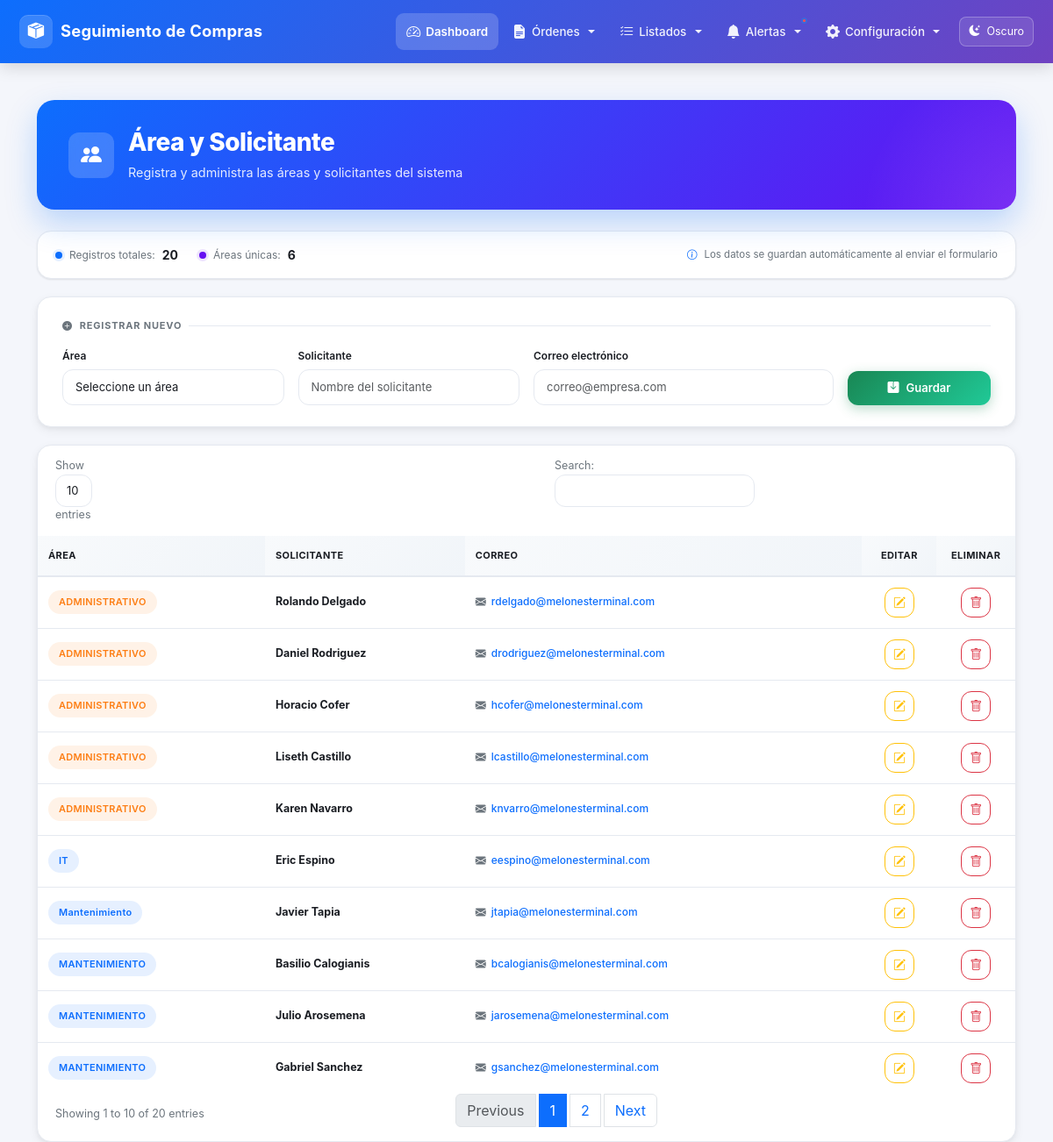
Screenshot of /seguimiento/view/area_solicitante.php (signed in) with the database file from the repository.
### tables this page shows
CREATE TABLE `area_solicitante` (
  `id` int(11) NOT NULL,
  `area` varchar(100) NOT NULL,
  `solicitante` varchar(100) NOT NULL,
  `correo` varchar(100) NOT NULL
);

### seguimiento/view/area_solicitante.php (the view, shortened to what this page needs)
<?php
include '../php/conexion.php';
include '../includes/navbar.php';
$total_registros = 0;
$r = $con->query("SELECT COUNT(*) AS total FROM area_solicitante");
if ($r) $total_registros = (int)($r->fetch_assoc()['total'] ?? 0);
$total_areas = 0;
$r = $con->query("SELECT COUNT(DISTINCT area) AS total FROM area_solicitante");
if ($r) $total_areas = (int)($r->fetch_assoc()['total'] ?? 0);
?>
<div class="container main-content mt-4">
    <div class="page-header animate-in">
        <div class="d-flex align-items-center gap-3">
            <div class="header-icon">
                <i class="bi bi-people-fill"></i>
            </div>
            <div>
                <h2>Área y Solicitante</h2>
                <p class="subtitle mb-0">
                    Registra y administra las áreas y solicitantes del sistema
                </p>
            </div>
        </div>
    </div>
    <div class="action-bar animate-in delay-1">
        <div class="stats">
            <div class="stat-item">
                <span class="stat-dot"></span>
                <span>Registros totales:</span>
                <strong><?= $total_registros ?></strong>
            </div>
            <div class="stat-item">
                <span class="stat-dot purple"></span>
                <span>Áreas únicas:</span>
                <strong><?= $total_areas ?></strong>
            </div>
        </div>
        <div class="stat-item" style="font-size: 11.5px;">
            <i class="bi bi-info-circle text-primary"></i>
            <span>Los datos se guardan automáticamente al enviar el formulario</span>
        </div>
    </div>
    <div class="form-card animate-in delay-2">
        <div class="form-card-title">
            <i class="bi bi-plus-circle-fill"></i> Registrar nuevo
        </div>
        <form method="POST">
            <div class="row g-3 align-items-end">
                <div class="col-md-3">
                    <label class="form-label">Área</label>
                    <select name="area" class="form-select" required>
                        <option value="">Seleccione un área</option>
                    </select>
                </div>
                <div class="col-md-3">
                    <label class="form-label">Solicitante</label>
                    <input type="text" name="solicitante" class="form-control"
                           placeholder="Nombre del solicitante" required>
                </div>
                <div class="col-md-4">
                    <label class="form-label">Correo electrónico</label>
                    <input type="email" name="correo" class="form-control"
                           placeholder="correo@empresa.com" required>
                </div>
                <div class="col-md-2">
                    <button type="submit" class="btn-save">
                        <i class="bi bi-save-fill"></i>
                        Guardar
                    </button>
                </div>
            </div>
        </form>
    </div>
    <div class="table-wrapper animate-in delay-3">
        <div class="table-responsive">
            <table id="tablaAreaSolicitante" class="table table-modern table-hover align-middle">
                <thead>
                    <tr>
                        <th>Área</th>
                        <th>Solicitante</th>
                        <th>Correo</th>
                        <th class="text-center" style="width: 100px;">Editar</th>
                        <th class="text-center" style="width: 100px;">Eliminar</th>
                    </tr>
                </thead>
                <tbody>
                    <?php
                    $result = $con->query("SELECT * FROM area_solicitante ORDER BY id DESC");
                    if ($result && $result->num_rows > 0):
                        while ($row = $result->fetch_assoc()):
                            $area_lower = strtolower($row['area']);
                            $area_class = 'badge-area';
                            if (strpos($area_lower, 'mantenimiento') !== false)   $area_class .= ' mantenimiento';
                            elseif (strpos($area_lower, 'operaciones') !== false) $area_class .= ' operaciones';
                            elseif (strpos($area_lower, 'pmo') !== false)         $area_class .= ' pmo';
                            elseif (strpos($area_lower, 'administra') !== false)  $area_class .= ' administracion';
                            elseif (strpos($area_lower, 'it') !== false)          $area_class .= ' it';
                            elseif (strpos($area_lower, 'seguridad') !== false)   $area_class .= ' seguridad';
                    ?>
                        <tr>
                            <td>
                                <span class="<?= $area_class ?>">
                                    <?= htmlspecialchars($row['area']) ?>
                                </span>
                            </td>
                            <td>
                                <strong><?= htmlspecialchars($row['solicitante']) ?></strong>
                            </td>
                            <td>
                                <span class="email-cell">
                                    <i class="bi bi-envelope-fill"></i>
                                    <a href="mailto:<?= htmlspecialchars($row['correo']) ?>">
                                        <?= htmlspecialchars($row['correo']) ?>
                                    </a>
                                </span>
                            </td>
                            <td class="text-center">
                                <button class="btn btn-sm btn-outline-warning btn-action"
                                        title="Editar"
                                        data-bs-toggle="modal"
                                        data-bs-target="#modalEditar"
                                        data-id="<?= htmlspecialchars($row['id']) ?>"
                                        data-area="<?= htmlspecialchars($row['area']) ?>"
                                        data-solicitante="<?= htmlspecialchars($row['solicitante']) ?>"
                                        data-correo="<?= htmlspecialchars($row['correo']) ?>">
                                    <i class="bi bi-pencil-square"></i>
                                </button>
                            </td>
                            <td class="text-center">
                                <button class="btn btn-sm btn-outline-danger btn-action"
                                        title="Eliminar"
                                        data-bs-toggle="modal"
                                        data-bs-target="#modalEliminar"
                                        data-id="<?= htmlspecialchars($row['id']) ?>"
                                        data-solicitante="<?= htmlspecialchars($row['solicitante']) ?>">
                                    <i class="bi bi-trash"></i>
                                </button>
                            </td>
                        </tr>
                    <?php
                        endwhile;
                    endif; ?>
                </tbody>
            </table>
        </div>
    </div>
</div>
<?php include '../includes/footer.php'; ?>
</body>
</html>

### seguimiento/includes/navbar.php (shortened to what this page needs)
<!DOCTYPE html>
<html lang="es">
<head>
    <link
        href="https://cdn.jsdelivr.net/npm/bootstrap@5.3.3/dist/css/bootstrap.min.css"
        rel="stylesheet"
    >
    <link
        href="https://cdn.jsdelivr.net/npm/bootstrap-icons@1.11.3/font/bootstrap-icons.css"
        rel="stylesheet"
    >
</head>
<body>
<nav
    class="navbar navbar-expand-lg navbar-dark navbar-custom fixed-top"
>
    <div class="container-fluid">
        <a
            class="navbar-brand"
            href="/compras/seguimiento/index.php"
        >
            <span class="logo-icon">
                <i class="bi bi-box-seam-fill"></i>
            </span>
            <span>
                Seguimiento de Compras
            </span>
        </a>
        <div
            class="collapse navbar-collapse"
            id="menuNav"
        >
            <ul
                class="navbar-nav ms-auto align-items-lg-center"
            >
                <li class="nav-item">
                    <a
                        class="nav-link active"
                        href="/compras/seguimiento/index.php"
                    >
                        <i class="bi bi-speedometer2"></i>
                        Dashboard
                    </a>
                </li>
                <li class="nav-item dropdown">
                    <a
                        class="nav-link dropdown-toggle"
                        href="#"
                        id="ordenesDropdown"
                        role="button"
                        data-bs-toggle="dropdown"
                        aria-expanded="false"
                    >
                        <i class="bi bi-file-earmark-text-fill"></i>
                        Órdenes
                    </a>
                </li>
                <li class="nav-item dropdown">
                    <a
                        class="nav-link dropdown-toggle"
                        href="#"
                        id="listadosDropdown"
                        role="button"
                        data-bs-toggle="dropdown"
                        aria-expanded="false"
                    >
                        <i class="bi bi-list-check"></i>
                        Listados
                    </a>
                </li>
                <li class="nav-item dropdown">
                    <a
                        class="nav-link dropdown-toggle alertas-link"
                        href="#"
                        id="alertasDropdown"
                        role="button"
                        data-bs-toggle="dropdown"
                        aria-expanded="false"
                    >
                        <i class="bi bi-bell-fill"></i>
                        Alertas
                        <span class="alerta-indicador"></span>
                    </a>
                </li>
                <li class="nav-item dropdown">
                    <a
                        class="nav-link dropdown-toggle"
                        href="#"
                        id="configuracionDropdown"
                        role="button"
                        data-bs-toggle="dropdown"
                        aria-expanded="false"
                    >
                        <i class="bi bi-gear-fill"></i>
                        Configuración
                    </a>
                </li>
                <li class="nav-item ms-lg-2 mt-2 mt-lg-0">
                    <button
                        id="toggleTheme"
                        type="button"
                        class="btn"
                    >
                        <i class="bi bi-moon-stars-fill me-1"></i>
                        <span id="themeText">
                            Oscuro
                        </span>
                    </button>
                </li>
            </ul>
        </div>
    </div>
</nav>

### seguimiento/includes/footer.php (shortened to what this page needs)
</body>
</html>

### seguimiento/includes/navbar.php (style rules this page uses)
:root { --navbar-primary: #0d6efd; --navbar-secondary: #6f42c1; --navbar-hover: rgba(255, 255, 255, 0.12); --navbar-active: rgba(255, 255, 255, 0.18); --body-bg: #f5f7fb; }
body { font-family: 'Poppins', sans-serif; background-color: var(--body-bg); padding-top: 78px; font-size: 13px; transition: background-color 0.3s ease, color 0.3s ease; }
.navbar-custom { min-height: 72px; background: linear-gradient( 135deg, var(--navbar-primary), var(--navbar-secondary) ); box-shadow: 0 4px 18px rgba(0, 0, 0, 0.15); backdrop-filter: blur(10px); }
.navbar-custom .container-fluid { padding-left: 22px; padding-right: 22px; }
.navbar-custom .navbar-brand { display: flex; align-items: center; gap: 9px; font-size: 1.15rem; font-weight: 700; color: #ffffff; letter-spacing: 0.2px; white-space: nowrap; transition: transform 0.2s ease, opacity 0.2s ease; }
.logo-icon { width: 38px; height: 38px; display: flex; align-items: center; justify-content: center; border-radius: 10px; background: rgba(255, 255, 255, 0.16); box-shadow: inset 0 1px 0 rgba(255,255,255,0.15); font-size: 1.15rem; }
.navbar-custom .nav-link { position: relative; display: flex; align-items: center; gap: 6px; color: rgba(255, 255, 255, 0.92); font-size: 0.84rem; font-weight: 500; padding: 9px 12px !important; margin: 0 2px; border-radius: 9px; transition: background-color 0.2s ease, color 0.2s ease, transform 0.2s ease; }
.navbar-custom .nav-link.active { color: #ffffff; background-color: var(--navbar-active); font-weight: 600; }
.navbar-custom .nav-link i { font-size: 1rem; }
.alertas-link { position: relative; }
.alerta-indicador { position: absolute; top: 5px; right: 5px; width: 7px; height: 7px; background-color: #ff4d4f; border-radius: 50%; border: 2px solid rgba(13, 110, 253, 0.8); }
#toggleTheme { border: 1px solid rgba(255,255,255,0.25); background: rgba(255,255,255,0.10); color: #ffffff; border-radius: 8px; font-size: 0.78rem; padding: 7px 10px; transition: background-color 0.2s ease, transform 0.2s ease; }

### rows the page displays
area_solicitante: area "Mantenimiento", solicitante "Javier Tapia", correo "jtapia@melonesterminal.com"
area_solicitante: area "MANTENIMIENTO", solicitante "Basilio Calogianis", correo "bcalogianis@melonesterminal.com"
area_solicitante: area "ADMINISTRATIVO", solicitante "Rolando Delgado", correo "rdelgado@melonesterminal.com"
area_solicitante: area "MANTENIMIENTO", solicitante "Julio Arosemena", correo "jarosemena@melonesterminal.com"
area_solicitante: area "ADMINISTRATIVO", solicitante "Daniel Rodriguez", correo "drodriguez@melonesterminal.com"
area_solicitante: area "ADMINISTRATIVO", solicitante "Horacio Cofer", correo "hcofer@melonesterminal.com"
area_solicitante: area "IT", solicitante "Eric Espino", correo "eespino@melonesterminal.com"
area_solicitante: area "ADMINISTRATIVO", solicitante "Liseth Castillo", correo "lcastillo@melonesterminal.com"
area_solicitante: area "MANTENIMIENTO", solicitante "Gabriel Sanchez", correo "gsanchez@melonesterminal.com"
area_solicitante: area "ADMINISTRATIVO", solicitante "Karen Navarro", correo "knvarro@melonesterminal.com"

### other values shown
$total_registros "20"
$total_areas "6"
